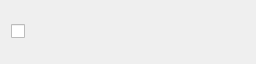
<?xml version="1.0" encoding="UTF-8"?>
<ui version="4.0">
 <class>ModItem</class>
 <widget class="QWidget" name="ModItem">
  <property name="geometry">
   <rect>
    <x>0</x>
    <y>0</y>
    <width>256</width>
    <height>64</height>
   </rect>
  </property>
  <property name="windowTitle">
   <string>Mod</string>
  </property>
  <layout class="QGridLayout" name="gl_main">
   <property name="topMargin">
    <number>0</number>
   </property>
   <property name="bottomMargin">
    <number>0</number>
   </property>
   <item row="0" column="1">
    <widget class="QLabel" name="l_modname">
     <property name="text">
      <string/>
     </property>
     <property name="wordWrap">
      <bool>false</bool>
     </property>
    </widget>
   </item>
   <item row="0" column="0">
    <widget class="QCheckBox" name="cb_modenabled">
     <property name="text">
      <string/>
     </property>
     <property name="tristate">
      <bool>false</bool>
     </property>
    </widget>
   </item>
   <item row="0" column="2">
    <spacer name="verticalSpacer">
     <property name="orientation">
      <enum>Qt::Vertical</enum>
     </property>
     <property name="sizeHint" stdset="0">
      <size>
       <width>0</width>
       <height>0</height>
      </size>
     </property>
    </spacer>
   </item>
  </layout>
 </widget>
 <resources/>
 <connections/>
</ui>
